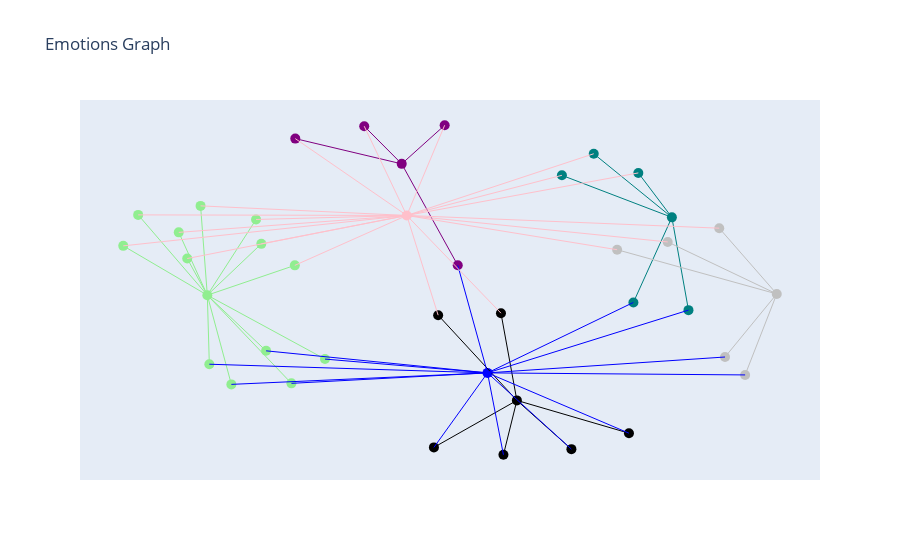

The notebook cell saved with this chart:
### Code cell
import textwrap

fig = go.Figure()

node_positions = {}

for node, position in pos.items():
    x, y = position  

    color = G.nodes[node]['color']  
    hover = G.nodes[node]['hover']
    hover = '<br>'.join(textwrap.wrap(hover,width=50))
    try:
        emotion = G.nodes[node]['emotion']
    except KeyError:
        try:
            gender = G.nodes[node]['gender']
        except KeyError:
            continue
    node_type = G.nodes[node]['type']

    if node_type == 'utterance':
        fig.add_trace(go.Scatter(x=[x], y=[y], marker=dict(size=10,color=color), hovertext=hover, name=emotion, hovertemplate=hover))
    else:
        fig.add_trace(go.Scatter(x=[x], y=[y], marker=dict(size=10,color=color), hovertext=hover, name=node_type, hovertemplate=hover))


for edge in G.edges():
    color = G.edges[edge]['color']
    x0, y0 = pos[edge[0]]
    x1, y1 = pos[edge[1]]
    fig.add_trace(go.Scatter(x=[x0, x1], y=[y0, y1], mode='lines', line=dict(width=1,color=color), name='Edge'))

fig.update_layout(showlegend=False, title='Emotions Graph')

fig.update_layout(xaxis=dict(showgrid=False, zeroline=False, showticklabels=False),
                  yaxis=dict(showgrid=False, zeroline=False, showticklabels=False))

fig.show()

### Figure 1 — Plotly figure (JSON) as saved in the notebook; plotly's stock layout.template omitted (floating-point values rounded to 4 significant figures)
{"data": [{"hovertemplate": "neutral", "hovertext": "neutral", "marker": {"color": "lightgreen", "size": 10}, "name": "emotion", "type": "scatter", "x": [-0.4895], "y": [-0.07071]}, {"hovertemplate": "joy", "hovertext": "joy", "marker": {"color": "purple", "size": 10}, "name": "emotion", "type": "scatter", "x": [-0.08323], "y": [0.6941]}, {"hovertemplate": "anger", "hovertext": "anger", "marker": {"color": "black", "size": 10}, "name": "emotion", "type": "scatter", "x": [0.1575], "y": [-0.6835]}, {"hovertemplate": "sadness", "hovertext": "sadness", "marker": {"color": "teal", "size": 10}, "name": "emotion", "type": "scatter", "x": [0.4815], "y": [0.3826]}, {"hovertemplate": "surprise", "hovertext": "surprise", "marker": {"color": "silver", "size": 10}, "name": "emotion", "type": "scatter", "x": [0.7007], "y": [-0.06351]}, {"hovertemplate": "male", "hovertext": "male", "marker": {"color": "blue", "size": 10}, "name": "gender", "type": "scatter", "x": [0.0961], "y": [-0.5233]}, {"hovertemplate": "female", "hovertext": "female", "marker": {"color": "pink", "size": 10}, "name": "gender", "type": "scatter", "x": [-0.07265], "y": [0.3936]}, {"hovertemplate": "Someone I can learn from, someone-someone who's<br>different than me.", "hovertext": "Someone I can learn from, someone-someone who's<br>different than me.", "marker": {"color": "lightgreen", "size": 10}, "name": "neutral", "type": "scatter", "x": [-0.3137], "y": [-0.5841]}, {"hovertemplate": "Sure! That would be nice.", "hovertext": "Sure! That would be nice.", "marker": {"color": "purple", "size": 10}, "name": "joy", "type": "scatter", "x": [-0.1616], "y": [0.9133]}, {"hovertemplate": "In a minute!!", "hovertext": "In a minute!!", "marker": {"color": "black", "size": 10}, "name": "anger", "type": "scatter", "x": [-0.01591], "y": [-0.9571]}, {"hovertemplate": "It-it would really help me out if you guys were<br>here to make me look good.", "hovertext": "It-it would really help me out if you guys were<br>here to make me look good.", "marker": {"color": "teal", "size": 10}, "name": "sadness", "type": "scatter", "x": [0.5162], "y": [-0.1578]}, {"hovertemplate": "Uh, it's from yore. Like the days of yore. Y'know?", "hovertext": "Uh, it's from yore. Like the days of yore. Y'know?", "marker": {"color": "lightgreen", "size": 10}, "name": "neutral", "type": "scatter", "x": [-0.3877], "y": [0.3702]}, {"hovertemplate": "I bet it has a great story behind it too.", "hovertext": "I bet it has a great story behind it too.", "marker": {"color": "purple", "size": 10}, "name": "joy", "type": "scatter", "x": [0.006579], "y": [0.919]}, {"hovertemplate": "What?", "hovertext": "What?", "marker": {"color": "lightgreen", "size": 10}, "name": "neutral", "type": "scatter", "x": [-0.5037], "y": [0.4493]}, {"hovertemplate": "I'm not saying it has to be right now, but I'm<br>starting to think that we can handle it.", "hovertext": "I'm not saying it has to be right now, but I'm<br>starting to think that we can handle it.", "marker": {"color": "lightgreen", "size": 10}, "name": "neutral", "type": "scatter", "x": [-0.3667], "y": [-0.3948]}, {"hovertemplate": "Aren't you gonna go?", "hovertext": "Aren't you gonna go?", "marker": {"color": "lightgreen", "size": 10}, "name": "neutral", "type": "scatter", "x": [-0.5493], "y": [0.2952]}, {"hovertemplate": "Uh, actually I find Marion's views far too<br>progressionist.", "hovertext": "Uh, actually I find Marion's views far too<br>progressionist.", "marker": {"color": "lightgreen", "size": 10}, "name": "neutral", "type": "scatter", "x": [-0.3767], "y": [0.2283]}, {"hovertemplate": "Little louder, okay, I think there's a man on the<br>twelfth floor in a coma that didn't quite hear<br>you...", "hovertext": "Little louder, okay, I think there's a man on the<br>twelfth floor in a coma that didn't quite hear<br>you...", "marker": {"color": "black", "size": 10}, "name": "anger", "type": "scatter", "x": [0.1294], "y": [-1]}, {"hovertemplate": "Well, I went over to Kyle's last night to pick up<br>a few things and we got to reminiscing", "hovertext": "Well, I went over to Kyle's last night to pick up<br>a few things and we got to reminiscing", "marker": {"color": "lightgreen", "size": 10}, "name": "neutral", "type": "scatter", "x": [-0.3067], "y": [0.1029]}, {"hovertemplate": "So this is it? Victor?", "hovertext": "So this is it? Victor?", "marker": {"color": "teal", "size": 10}, "name": "sadness", "type": "scatter", "x": [0.2516], "y": [0.6273]}, {"hovertemplate": "Ahhhh!!", "hovertext": "Ahhhh!!", "marker": {"color": "silver", "size": 10}, "name": "surprise", "type": "scatter", "x": [0.3671], "y": [0.1941]}, {"hovertemplate": "Then what?", "hovertext": "Then what?", "marker": {"color": "lightgreen", "size": 10}, "name": "neutral", "type": "scatter", "x": [-0.2436], "y": [-0.4428]}, {"hovertemplate": "No, but you're questioning my method!", "hovertext": "No, but you're questioning my method!", "marker": {"color": "black", "size": 10}, "name": "anger", "type": "scatter", "x": [0.1243], "y": [-0.1755]}, {"hovertemplate": "Well, next time your massaging him, you should try<br>and distract yourself.", "hovertext": "Well, next time your massaging him, you should try<br>and distract yourself.", "marker": {"color": "lightgreen", "size": 10}, "name": "neutral", "type": "scatter", "x": [-0.6653], "y": [0.2166]}, {"hovertemplate": "What?! Wait-wait-wait! The handsome man was about<br>to enter!!", "hovertext": "What?! Wait-wait-wait! The handsome man was about<br>to enter!!", "marker": {"color": "silver", "size": 10}, "name": "surprise", "type": "scatter", "x": [0.6346], "y": [-0.5351]}, {"hovertemplate": "I'm sorry, for the last time, why aren't you two<br>together again?", "hovertext": "I'm sorry, for the last time, why aren't you two<br>together again?", "marker": {"color": "lightgreen", "size": 10}, "name": "neutral", "type": "scatter", "x": [-0.5316], "y": [0.1428]}, {"hovertemplate": "Well, if you don't, I will.", "hovertext": "Well, if you don't, I will.", "marker": {"color": "black", "size": 10}, "name": "anger", "type": "scatter", "x": [-0.007052], "y": [-0.1873]}, {"hovertemplate": "It's just if-if we got together again and it<br>didn't work outI could never do that to Emma.", "hovertext": "It's just if-if we got together again and it<br>didn't work outI could never do that to Emma.", "marker": {"color": "teal", "size": 10}, "name": "sadness", "type": "scatter", "x": [0.401], "y": [-0.113]}, {"hovertemplate": "It wasreally wonderful!", "hovertext": "It wasreally wonderful!", "marker": {"color": "purple", "size": 10}, "name": "joy", "type": "scatter", "x": [-0.3057], "y": [0.8411]}, {"hovertemplate": "This ship has sailed.", "hovertext": "This ship has sailed.", "marker": {"color": "black", "size": 10}, "name": "anger", "type": "scatter", "x": [0.2715], "y": [-0.9673]}, {"hovertemplate": "Well let me think about that, while I remove my<br>pants!", "hovertext": "Well let me think about that, while I remove my<br>pants!", "marker": {"color": "purple", "size": 10}, "name": "joy", "type": "scatter", "x": [0.03388], "y": [0.1037]}, {"hovertemplate": "I'm okay. I gotta go down to the police station<br>and look at mug shots.", "hovertext": "I'm okay. I gotta go down to the police station<br>and look at mug shots.", "marker": {"color": "teal", "size": 10}, "name": "sadness", "type": "scatter", "x": [0.3182], "y": [0.7529]}, {"hovertemplate": "I'm only eating the skin, so the chicken's up for<br>grabs.", "hovertext": "I'm only eating the skin, so the chicken's up for<br>grabs.", "marker": {"color": "lightgreen", "size": 10}, "name": "neutral", "type": "scatter", "x": [-0.4393], "y": [-0.5902]}, {"hovertemplate": "That's all right, we-we don't need you. In fact,<br>hey I'm over it already.", "hovertext": "That's all right, we-we don't need you. In fact,<br>hey I'm over it already.", "marker": {"color": "black", "size": 10}, "name": "anger", "type": "scatter", "x": [0.3918], "y": [-0.8744]}, {"hovertemplate": "I never meant for you to find out!", "hovertext": "I never meant for you to find out!", "marker": {"color": "teal", "size": 10}, "name": "sadness", "type": "scatter", "x": [0.4114], "y": [0.6413]}, {"hovertemplate": "Yeah.", "hovertext": "Yeah.", "marker": {"color": "lightgreen", "size": 10}, "name": "neutral", "type": "scatter", "x": [-0.6341], "y": [0.3969]}, {"hovertemplate": "Yes! Wow, well, that-that was easy. Okay, you-you<br>go.", "hovertext": "Yes! Wow, well, that-that was easy. Okay, you-you<br>go.", "marker": {"color": "silver", "size": 10}, "name": "surprise", "type": "scatter", "x": [0.5926], "y": [-0.4308]}, {"hovertemplate": "You guys! It was bananas, cream, and beef! I-I<br>just cannot believe that you ate that so that I<br>wouldn't feel bad!", "hovertext": "You guys! It was bananas, cream, and beef! I-I<br>just cannot believe that you ate that so that I<br>wouldn't feel bad!", "marker": {"color": "silver", "size": 10}, "name": "surprise", "type": "scatter", "x": [0.4728], "y": [0.2394]}, {"hovertemplate": "Oh!", "hovertext": "Oh!", "marker": {"color": "silver", "size": 10}, "name": "surprise", "type": "scatter", "x": [0.5805], "y": [0.3195]}, {"hovertemplate": "Y'know, Monica and Chandler are married. Ross and<br>Rachel are having a baby. Maybe you and I should<br>do something.", "hovertext": "Y'know, Monica and Chandler are married. Ross and<br>Rachel are having a baby. Maybe you and I should<br>do something.", "marker": {"color": "lightgreen", "size": 10}, "name": "neutral", "type": "scatter", "x": [-0.4854], "y": [-0.4728]}, {"line": {"color": "lightgreen", "width": 1}, "mode": "lines", "name": "Edge", "type": "scatter", "x": [-0.4895, -0.3137], "y": [-0.07071, -0.5841]}, {"line": {"color": "lightgreen", "width": 1}, "mode": "lines", "name": "Edge", "type": "scatter", "x": [-0.4895, -0.3877], "y": [-0.07071, 0.3702]}, {"line": {"color": "lightgreen", "width": 1}, "mode": "lines", "name": "Edge", "type": "scatter", "x": [-0.4895, -0.5037], "y": [-0.07071, 0.4493]}, {"line": {"color": "lightgreen", "width": 1}, "mode": "lines", "name": "Edge", "type": "scatter", "x": [-0.4895, -0.3667], "y": [-0.07071, -0.3948]}, {"line": {"color": "lightgreen", "width": 1}, "mode": "lines", "name": "Edge", "type": "scatter", "x": [-0.4895, -0.5493], "y": [-0.07071, 0.2952]}, {"line": {"color": "lightgreen", "width": 1}, "mode": "lines", "name": "Edge", "type": "scatter", "x": [-0.4895, -0.3767], "y": [-0.07071, 0.2283]}, {"line": {"color": "lightgreen", "width": 1}, "mode": "lines", "name": "Edge", "type": "scatter", "x": [-0.4895, -0.3067], "y": [-0.07071, 0.1029]}, {"line": {"color": "lightgreen", "width": 1}, "mode": "lines", "name": "Edge", "type": "scatter", "x": [-0.4895, -0.2436], "y": [-0.07071, -0.4428]}, {"line": {"color": "lightgreen", "width": 1}, "mode": "lines", "name": "Edge", "type": "scatter", "x": [-0.4895, -0.6653], "y": [-0.07071, 0.2166]}, {"line": {"color": "lightgreen", "width": 1}, "mode": "lines", "name": "Edge", "type": "scatter", "x": [-0.4895, -0.5316], "y": [-0.07071, 0.1428]}, {"line": {"color": "lightgreen", "width": 1}, "mode": "lines", "name": "Edge", "type": "scatter", "x": [-0.4895, -0.4393], "y": [-0.07071, -0.5902]}, {"line": {"color": "lightgreen", "width": 1}, "mode": "lines", "name": "Edge", "type": "scatter", "x": [-0.4895, -0.6341], "y": [-0.07071, 0.3969]}, {"line": {"color": "lightgreen", "width": 1}, "mode": "lines", "name": "Edge", "type": "scatter", "x": [-0.4895, -0.4854], "y": [-0.07071, -0.4728]}, {"line": {"color": "purple", "width": 1}, "mode": "lines", "name": "Edge", "type": "scatter", "x": [-0.08323, -0.1616], "y": [0.6941, 0.9133]}, {"line": {"color": "purple", "width": 1}, "mode": "lines", "name": "Edge", "type": "scatter", "x": [-0.08323, 0.006579], "y": [0.6941, 0.919]}, {"line": {"color": "purple", "width": 1}, "mode": "lines", "name": "Edge", "type": "scatter", "x": [-0.08323, -0.3057], "y": [0.6941, 0.8411]}, {"line": {"color": "purple", "width": 1}, "mode": "lines", "name": "Edge", "type": "scatter", "x": [-0.08323, 0.03388], "y": [0.6941, 0.1037]}, {"line": {"color": "black", "width": 1}, "mode": "lines", "name": "Edge", "type": "scatter", "x": [0.1575, -0.01591], "y": [-0.6835, -0.9571]}, {"line": {"color": "black", "width": 1}, "mode": "lines", "name": "Edge", "type": "scatter", "x": [0.1575, 0.1294], "y": [-0.6835, -1]}, {"line": {"color": "black", "width": 1}, "mode": "lines", "name": "Edge", "type": "scatter", "x": [0.1575, 0.1243], "y": [-0.6835, -0.1755]}, {"line": {"color": "black", "width": 1}, "mode": "lines", "name": "Edge", "type": "scatter", "x": [0.1575, -0.007052], "y": [-0.6835, -0.1873]}, {"line": {"color": "black", "width": 1}, "mode": "lines", "name": "Edge", "type": "scatter", "x": [0.1575, 0.2715], "y": [-0.6835, -0.9673]}, {"line": {"color": "black", "width": 1}, "mode": "lines", "name": "Edge", "type": "scatter", "x": [0.1575, 0.3918], "y": [-0.6835, -0.8744]}, {"line": {"color": "teal", "width": 1}, "mode": "lines", "name": "Edge", "type": "scatter", "x": [0.4815, 0.5162], "y": [0.3826, -0.1578]}, {"line": {"color": "teal", "width": 1}, "mode": "lines", "name": "Edge", "type": "scatter", "x": [0.4815, 0.2516], "y": [0.3826, 0.6273]}, {"line": {"color": "teal", "width": 1}, "mode": "lines", "name": "Edge", "type": "scatter", "x": [0.4815, 0.401], "y": [0.3826, -0.113]}, {"line": {"color": "teal", "width": 1}, "mode": "lines", "name": "Edge", "type": "scatter", "x": [0.4815, 0.3182], "y": [0.3826, 0.7529]}, {"line": {"color": "teal", "width": 1}, "mode": "lines", "name": "Edge", "type": "scatter", "x": [0.4815, 0.4114], "y": [0.3826, 0.6413]}, {"line": {"color": "silver", "width": 1}, "mode": "lines", "name": "Edge", "type": "scatter", "x": [0.7007, 0.3671], "y": [-0.06351, 0.1941]}, {"line": {"color": "silver", "width": 1}, "mode": "lines", "name": "Edge", "type": "scatter", "x": [0.7007, 0.6346], "y": [-0.06351, -0.5351]}, {"line": {"color": "silver", "width": 1}, "mode": "lines", "name": "Edge", "type": "scatter", "x": [0.7007, 0.5926], "y": [-0.06351, -0.4308]}, {"line": {"color": "silver", "width": 1}, "mode": "lines", "name": "Edge", "type": "scatter", "x": [0.7007, 0.4728], "y": [-0.06351, 0.2394]}, {"line": {"color": "silver", "width": 1}, "mode": "lines", "name": "Edge", "type": "scatter", "x": [0.7007, 0.5805], "y": [-0.06351, 0.3195]}, {"line": {"color": "blue", "width": 1}, "mode": "lines", "name": "Edge", "type": "scatter", "x": [0.0961, -0.3137], "y": [-0.5233, -0.5841]}, {"line": {"color": "blue", "width": 1}, "mode": "lines", "name": "Edge", "type": "scatter", "x": [0.0961, -0.01591], "y": [-0.5233, -0.9571]}, {"line": {"color": "blue", "width": 1}, "mode": "lines", "name": "Edge", "type": "scatter", "x": [0.0961, 0.5162], "y": [-0.5233, -0.1578]}, {"line": {"color": "blue", "width": 1}, "mode": "lines", "name": "Edge", "type": "scatter", "x": [0.0961, -0.3667], "y": [-0.5233, -0.3948]}, {"line": {"color": "blue", "width": 1}, "mode": "lines", "name": "Edge", "type": "scatter", "x": [0.0961, 0.1294], "y": [-0.5233, -1]}, {"line": {"color": "blue", "width": 1}, "mode": "lines", "name": "Edge", "type": "scatter", "x": [0.0961, -0.2436], "y": [-0.5233, -0.4428]}, {"line": {"color": "blue", "width": 1}, "mode": "lines", "name": "Edge", "type": "scatter", "x": [0.0961, 0.6346], "y": [-0.5233, -0.5351]}, {"line": {"color": "blue", "width": 1}, "mode": "lines", "name": "Edge", "type": "scatter", "x": [0.0961, 0.401], "y": [-0.5233, -0.113]}, {"line": {"color": "blue", "width": 1}, "mode": "lines", "name": "Edge", "type": "scatter", "x": [0.0961, 0.2715], "y": [-0.5233, -0.9673]}, {"line": {"color": "blue", "width": 1}, "mode": "lines", "name": "Edge", "type": "scatter", "x": [0.0961, 0.03388], "y": [-0.5233, 0.1037]}, {"line": {"color": "blue", "width": 1}, "mode": "lines", "name": "Edge", "type": "scatter", "x": [0.0961, -0.4393], "y": [-0.5233, -0.5902]}, {"line": {"color": "blue", "width": 1}, "mode": "lines", "name": "Edge", "type": "scatter", "x": [0.0961, 0.3918], "y": [-0.5233, -0.8744]}, {"line": {"color": "blue", "width": 1}, "mode": "lines", "name": "Edge", "type": "scatter", "x": [0.0961, 0.5926], "y": [-0.5233, -0.4308]}, {"line": {"color": "blue", "width": 1}, "mode": "lines", "name": "Edge", "type": "scatter", "x": [0.0961, -0.4854], "y": [-0.5233, -0.4728]}, {"line": {"color": "pink", "width": 1}, "mode": "lines", "name": "Edge", "type": "scatter", "x": [-0.07265, -0.1616], "y": [0.3936, 0.9133]}, {"line": {"color": "pink", "width": 1}, "mode": "lines", "name": "Edge", "type": "scatter", "x": [-0.07265, -0.3877], "y": [0.3936, 0.3702]}, {"line": {"color": "pink", "width": 1}, "mode": "lines", "name": "Edge", "type": "scatter", "x": [-0.07265, 0.006579], "y": [0.3936, 0.919]}, {"line": {"color": "pink", "width": 1}, "mode": "lines", "name": "Edge", "type": "scatter", "x": [-0.07265, -0.5037], "y": [0.3936, 0.4493]}, {"line": {"color": "pink", "width": 1}, "mode": "lines", "name": "Edge", "type": "scatter", "x": [-0.07265, -0.5493], "y": [0.3936, 0.2952]}, {"line": {"color": "pink", "width": 1}, "mode": "lines", "name": "Edge", "type": "scatter", "x": [-0.07265, -0.3767], "y": [0.3936, 0.2283]}, {"line": {"color": "pink", "width": 1}, "mode": "lines", "name": "Edge", "type": "scatter", "x": [-0.07265, -0.3067], "y": [0.3936, 0.1029]}, {"line": {"color": "pink", "width": 1}, "mode": "lines", "name": "Edge", "type": "scatter", "x": [-0.07265, 0.2516], "y": [0.3936, 0.6273]}, {"line": {"color": "pink", "width": 1}, "mode": "lines", "name": "Edge", "type": "scatter", "x": [-0.07265, 0.3671], "y": [0.3936, 0.1941]}, {"line": {"color": "pink", "width": 1}, "mode": "lines", "name": "Edge", "type": "scatter", "x": [-0.07265, 0.1243], "y": [0.3936, -0.1755]}, {"line": {"color": "pink", "width": 1}, "mode": "lines", "name": "Edge", "type": "scatter", "x": [-0.07265, -0.6653], "y": [0.3936, 0.2166]}, {"line": {"color": "pink", "width": 1}, "mode": "lines", "name": "Edge", "type": "scatter", "x": [-0.07265, -0.5316], "y": [0.3936, 0.1428]}, {"line": {"color": "pink", "width": 1}, "mode": "lines", "name": "Edge", "type": "scatter", "x": [-0.07265, -0.007052], "y": [0.3936, -0.1873]}, {"line": {"color": "pink", "width": 1}, "mode": "lines", "name": "Edge", "type": "scatter", "x": [-0.07265, -0.3057], "y": [0.3936, 0.8411]}, {"line": {"color": "pink", "width": 1}, "mode": "lines", "name": "Edge", "type": "scatter", "x": [-0.07265, 0.3182], "y": [0.3936, 0.7529]}, {"line": {"color": "pink", "width": 1}, "mode": "lines", "name": "Edge", "type": "scatter", "x": [-0.07265, 0.4114], "y": [0.3936, 0.6413]}, {"line": {"color": "pink", "width": 1}, "mode": "lines", "name": "Edge", "type": "scatter", "x": [-0.07265, -0.6341], "y": [0.3936, 0.3969]}, {"line": {"color": "pink", "width": 1}, "mode": "lines", "name": "Edge", "type": "scatter", "x": [-0.07265, 0.4728], "y": [0.3936, 0.2394]}, {"line": {"color": "pink", "width": 1}, "mode": "lines", "name": "Edge", "type": "scatter", "x": [-0.07265, 0.5805], "y": [0.3936, 0.3195]}], "layout": {"showlegend": false, "title": {"text": "Emotions Graph"}, "xaxis": {"showgrid": false, "showticklabels": false, "zeroline": false}, "yaxis": {"showgrid": false, "showticklabels": false, "zeroline": false}}}
